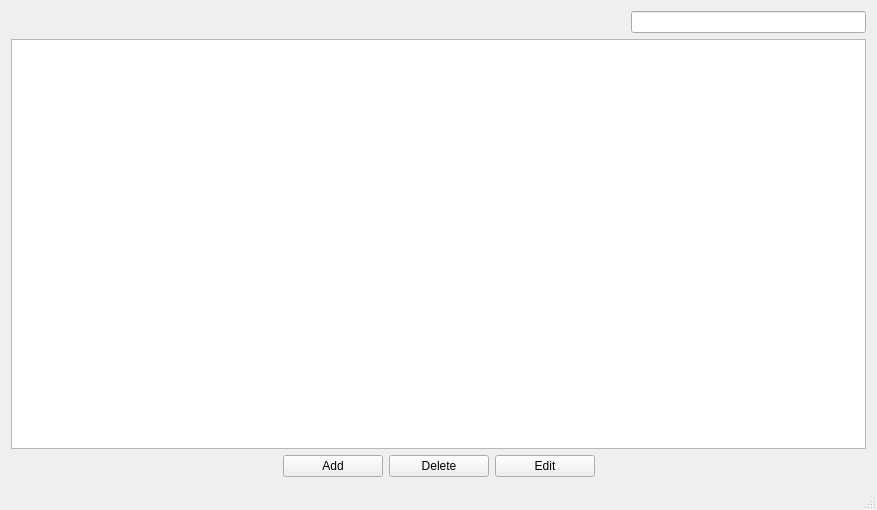
<?xml version="1.0" encoding="UTF-8"?>
<ui version="4.0">
 <class>ViewedMovies</class>
 <widget class="QMainWindow" name="ViewedMovies">
  <property name="geometry">
   <rect>
    <x>0</x>
    <y>0</y>
    <width>877</width>
    <height>510</height>
   </rect>
  </property>
  <property name="windowTitle">
   <string>ViewedMovies</string>
  </property>
  <widget class="QWidget" name="centralWidget">
   <layout class="QVBoxLayout" name="verticalLayout_2">
    <item>
     <layout class="QVBoxLayout" name="verticalLayout">
      <item>
       <layout class="QHBoxLayout" name="horizontalLayout_2">
        <item>
         <spacer name="horizontalSpacer_3">
          <property name="orientation">
           <enum>Qt::Horizontal</enum>
          </property>
          <property name="sizeType">
           <enum>QSizePolicy::Fixed</enum>
          </property>
          <property name="sizeHint" stdset="0">
           <size>
            <width>620</width>
            <height>20</height>
           </size>
          </property>
         </spacer>
        </item>
        <item>
         <widget class="QLineEdit" name="lineEdit"/>
        </item>
       </layout>
      </item>
      <item>
       <widget class="QTableView" name="filmList">
        <property name="editTriggers">
         <set>QAbstractItemView::NoEditTriggers</set>
        </property>
        <property name="alternatingRowColors">
         <bool>true</bool>
        </property>
        <property name="selectionMode">
         <enum>QAbstractItemView::ExtendedSelection</enum>
        </property>
        <property name="selectionBehavior">
         <enum>QAbstractItemView::SelectRows</enum>
        </property>
        <property name="showGrid">
         <bool>false</bool>
        </property>
        <property name="gridStyle">
         <enum>Qt::SolidLine</enum>
        </property>
        <property name="sortingEnabled">
         <bool>true</bool>
        </property>
        <property name="wordWrap">
         <bool>false</bool>
        </property>
        <attribute name="horizontalHeaderCascadingSectionResizes">
         <bool>false</bool>
        </attribute>
        <attribute name="horizontalHeaderShowSortIndicator" stdset="0">
         <bool>true</bool>
        </attribute>
        <attribute name="horizontalHeaderStretchLastSection">
         <bool>true</bool>
        </attribute>
        <attribute name="verticalHeaderVisible">
         <bool>false</bool>
        </attribute>
       </widget>
      </item>
     </layout>
    </item>
    <item>
     <layout class="QHBoxLayout" name="horizontalLayout">
      <item>
       <spacer name="horizontalSpacer">
        <property name="orientation">
         <enum>Qt::Horizontal</enum>
        </property>
        <property name="sizeHint" stdset="0">
         <size>
          <width>40</width>
          <height>20</height>
         </size>
        </property>
       </spacer>
      </item>
      <item>
       <widget class="QPushButton" name="pushButton_3">
        <property name="minimumSize">
         <size>
          <width>100</width>
          <height>0</height>
         </size>
        </property>
        <property name="cursor">
         <cursorShape>PointingHandCursor</cursorShape>
        </property>
        <property name="text">
         <string>Add</string>
        </property>
        <property name="icon">
         <iconset resource="resources.qrc">
          <normaloff>:/img/img/add.png</normaloff>:/img/img/add.png</iconset>
        </property>
        <property name="iconSize">
         <size>
          <width>32</width>
          <height>32</height>
         </size>
        </property>
       </widget>
      </item>
      <item>
       <widget class="QPushButton" name="pushButton">
        <property name="minimumSize">
         <size>
          <width>100</width>
          <height>0</height>
         </size>
        </property>
        <property name="cursor">
         <cursorShape>PointingHandCursor</cursorShape>
        </property>
        <property name="text">
         <string>Delete</string>
        </property>
        <property name="icon">
         <iconset resource="resources.qrc">
          <normaloff>:/img/img/delete.png</normaloff>:/img/img/delete.png</iconset>
        </property>
        <property name="iconSize">
         <size>
          <width>32</width>
          <height>32</height>
         </size>
        </property>
       </widget>
      </item>
      <item>
       <widget class="QPushButton" name="pushButton_2">
        <property name="enabled">
         <bool>true</bool>
        </property>
        <property name="minimumSize">
         <size>
          <width>100</width>
          <height>0</height>
         </size>
        </property>
        <property name="text">
         <string>Edit</string>
        </property>
        <property name="icon">
         <iconset resource="resources.qrc">
          <normaloff>:/img/img/edit.png</normaloff>:/img/img/edit.png</iconset>
        </property>
        <property name="iconSize">
         <size>
          <width>32</width>
          <height>32</height>
         </size>
        </property>
       </widget>
      </item>
      <item>
       <spacer name="horizontalSpacer_2">
        <property name="orientation">
         <enum>Qt::Horizontal</enum>
        </property>
        <property name="sizeHint" stdset="0">
         <size>
          <width>40</width>
          <height>20</height>
         </size>
        </property>
       </spacer>
      </item>
     </layout>
    </item>
   </layout>
  </widget>
  <widget class="QStatusBar" name="statusBar"/>
  <action name="actionHelp">
   <property name="text">
    <string>Help</string>
   </property>
  </action>
  <action name="actionAbout">
   <property name="text">
    <string>About</string>
   </property>
  </action>
  <action name="action">
   <property name="text">
    <string>Contents</string>
   </property>
  </action>
  <action name="action_2">
   <property name="text">
    <string>About</string>
   </property>
  </action>
 </widget>
 <layoutdefault spacing="6" margin="11"/>
 <resources>
  <include location="resources.qrc"/>
 </resources>
 <connections/>
</ui>
